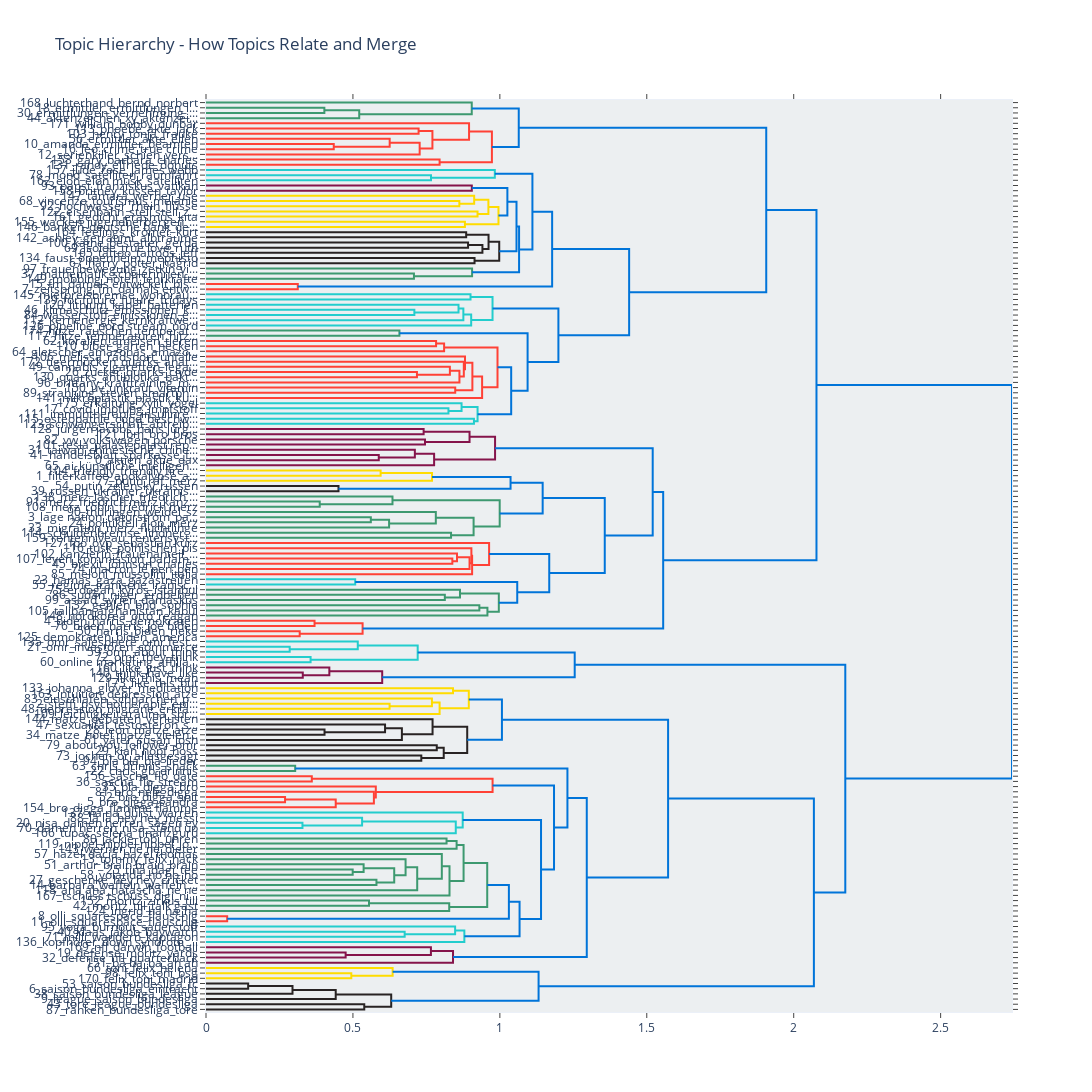

Notebook code for this chart:
### Code cell
# 4. TOPIC HIERARCHY (Dendrogram)
# Shows how topics are related and can be grouped together

print("Generating topic hierarchy dendrogram...")

fig = topic_model.visualize_hierarchy(
    width=1200,
    height=800
)
fig.update_layout(
    title="Topic Hierarchy - How Topics Relate and Merge",
    template="plotly_white"
)
fig.show()

print("✓ Topic hierarchy generated")
print("  - Shows hierarchical clustering of topics")
print("  - Topics that merge early are more similar")
